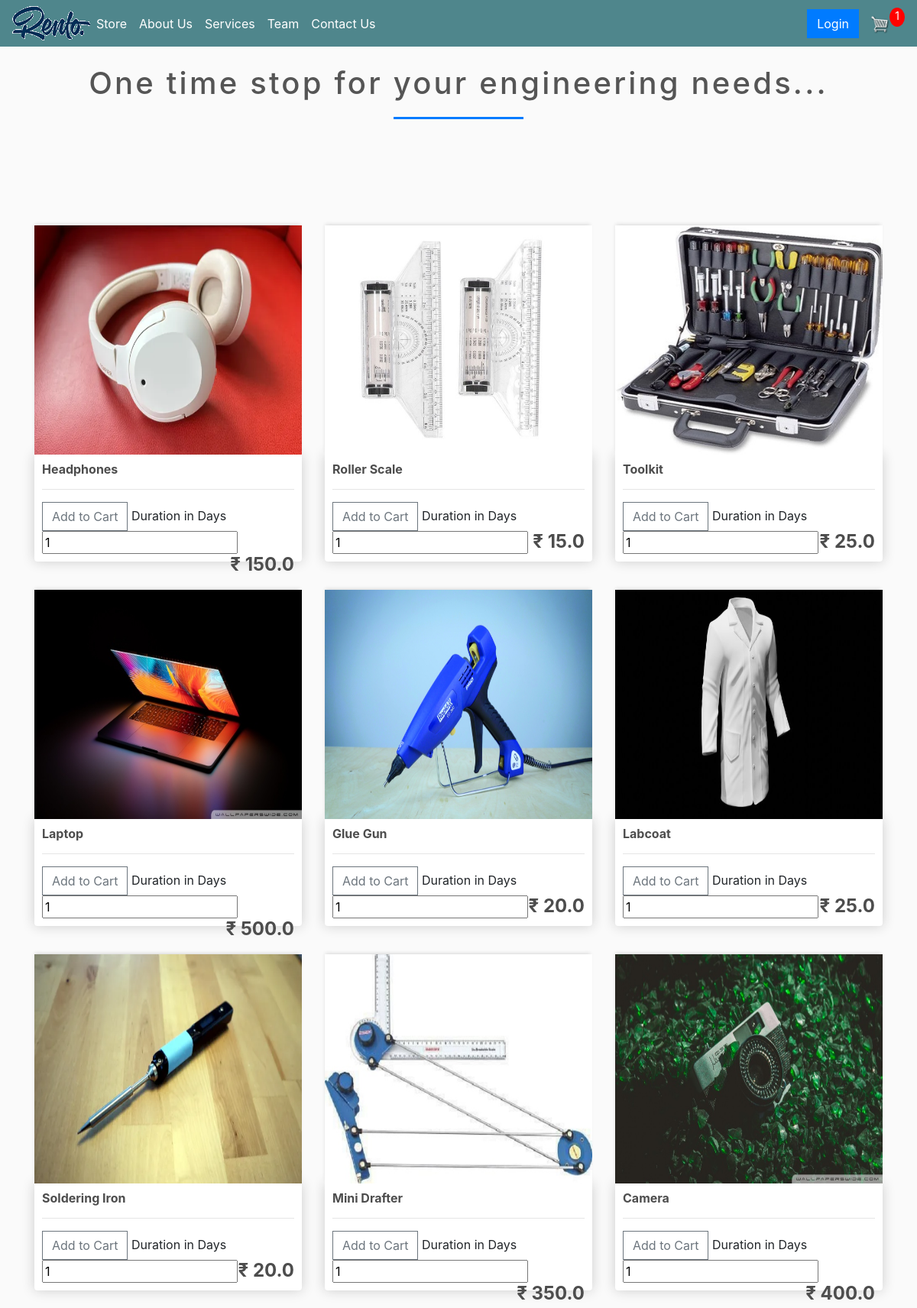
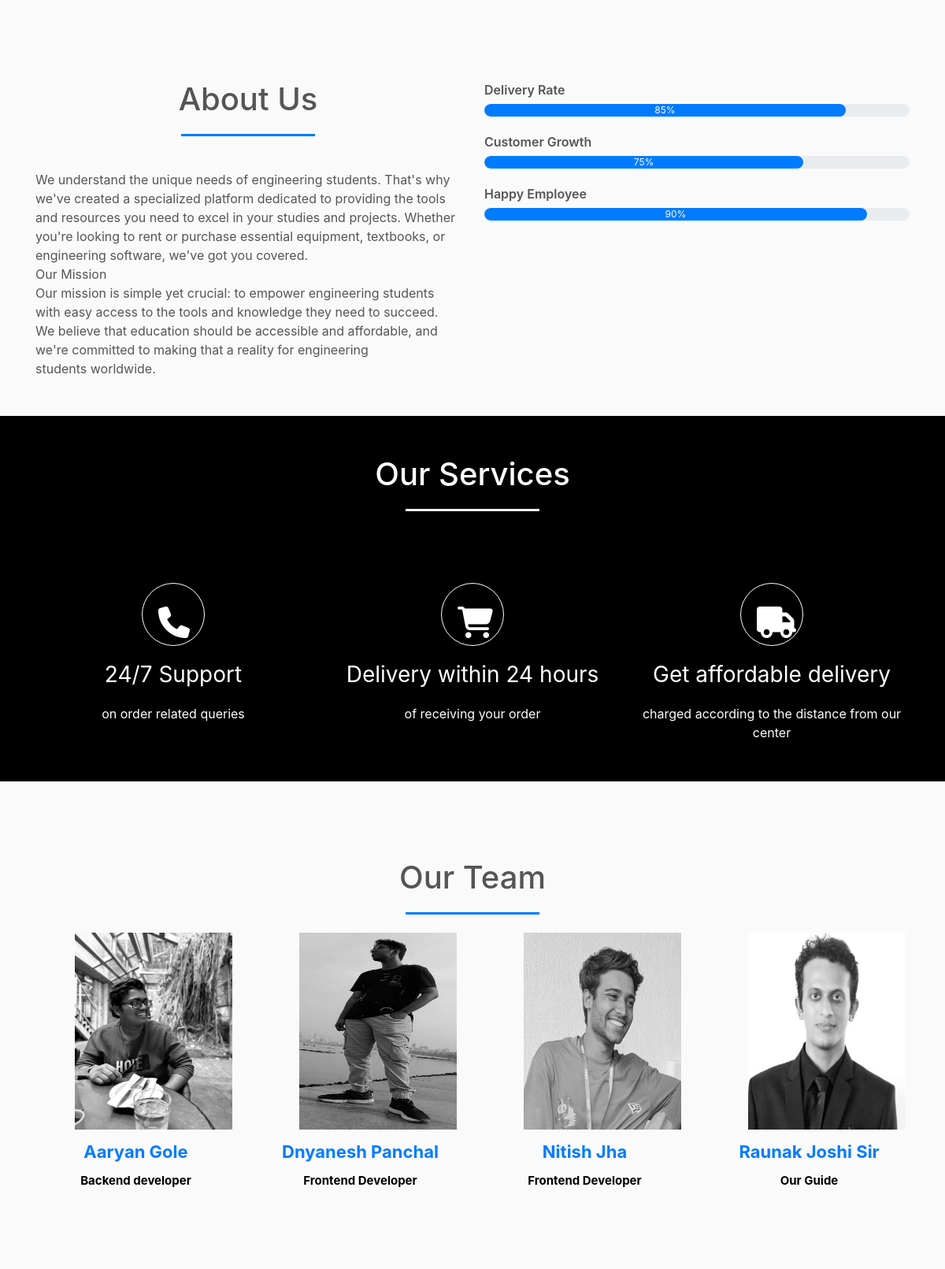
Screenshot of / (signed in, upper part) with the database file from the repository (2 pictures, top to bottom).
### store/models.py (models this page shows, shortened)
class Product(models.Model):
	name = models.CharField(max_length=200)
	price = models.FloatField()
	digital = models.BooleanField(default=False,null=True, blank=True)
	image = models.ImageField(null=True, blank=True)
	@property
	def imageURL(self):
		try:
			url = self.image.url
		except:
			url = ''
		return url

### store/views.py (the view)
# urls.py: path('', include('store.urls')),
def store(request):
    data = cartData(request)
    cartItems = data['cartItems']
    order = data['order']
    items = data['items']
    products = Product.objects.all()
    context = {'products': products, 'cartItems': cartItems}
    return render(request, 'store/store.html', context)

### store/models.py (called while the page is built)
	@property
	def get_cart_items(self):
		orderitems = self.orderitem_set.all()
		total = sum([item.quantity for item in orderitems])
		return total

### store/utils.py (called while the page is built)
def cartData(request):
	if request.user.is_authenticated:
		customer = request.user.customer
		order, created = Order.objects.get_or_create(customer=customer, complete=False)
		items = order.orderitem_set.all()
		cartItems = order.get_cart_items
	else:
		cookieData = cookieCart(request)
		cartItems = cookieData['cartItems']
		order = cookieData['order']
		items = cookieData['items']
	return {'cartItems':cartItems ,'order':order, 'items':items}

### store/templates/store/store.html
{% extends 'store/index.html' %}
{% load static %}
{% block content %}
	<div class="row">
		{% for product in products %}
		<div class="col-lg-4">
			<img class="thumbnail" src="{{product.imageURL}}">
			<div class="box-element product">
				<h6><strong>{{product.name}}</strong></h6>
				<hr>
				<button data-product="{{product.id}}" data-action="add" class="btn btn-outline-secondary add-btn update-cart">Add to Cart</button>
				<label for="qty-2">Duration in Days</label>
								<input type="text" name="qty-2" id="qty-2" class="qty" value="1" />
				<h4 style="display: inline-block; float: right"><strong>₹ {{product.price}}</strong></h4>
			</div>
		</div>
		{% endfor %}
	</div>
{% endblock content %}

### static/css/main.css (style rules this page uses)
body { background-color: hsl(0, 0%, 98%); }
h1,h2,h3,h4,h5,h6 { color:hsl(0, 0%, 30%); }
.box-element { box-shadow:hsl(0, 0%, 80%) 0 0 16px; background-color: #fff; border-radius: 4px; padding: 10px; }
.thumbnail { width: 100%; height: 300px; -webkit-box-shadow: -1px -3px 5px -2px rgba(214,214,214,1); -moz-box-shadow: -1px -3px 5px -2px rgba(214,214,214,1); box-shadow: -1px -3px 5px -2px rgba(214,214,214,1); }
.product { border-radius: 0 0 4px 4px; }
::placeholder { color: #999!important; }
.col-lg-4, .col-lg-6, .col-lg-8, .col-lg-12 { margin-top: 10px; }
.btn { border-radius: 0; }

### rows the page displays
Product: imageURL (picture), name "Headphones", price "150.0"
Product: imageURL (picture), name "Roller Scale", price "15.0"
Product: imageURL (picture), name "Toolkit", price "25.0"
Product: imageURL (picture), name "Laptop", price "500.0"
Product: imageURL (picture), name "Glue Gun", price "20.0"
Product: imageURL (picture), name "Labcoat", price "25.0"
Product: imageURL (picture), name "Soldering Iron", price "20.0"
Product: imageURL (picture), name "Mini Drafter", price "350.0"
Product: imageURL (picture), name "Camera", price "400.0"

### other values shown
{{ cartItems }} "1"
